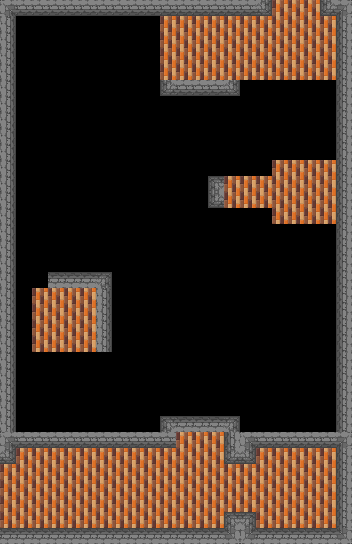

This game map was drawn from its Tiled (.tmx) file and the tilesets committed beside it. A one-line description and the trimmed map source follow:
An orthogonal 22x34 tile map with 16x16 px tiles, 3 tile layers (base, mid, top) and 27 objects (18x trap, 3x trigger, 2x entry, 2x exit, music, ...).

<map version="2017.05.26" orientation="orthogonal" renderorder="right-down" width="22" height="34" tilewidth="16" tileheight="16" nextobjectid="150">
 <tileset firstgid="1" name="tileset.png" tilewidth="16" tileheight="16" tilecount="128" columns="32">
  <image source="../images/tileset.png" width="512" height="64" />
 </tileset>
 <layer name="base" width="22" height="34">
  <properties>
   <property name="tileset" value="tileset.png" />
  </properties>
  <data>[748 cells, 748 non-empty, 14 distinct tile ids]</data>
 </layer>
 <layer name="mid" width="22" height="34">
  <properties>
   <property name="tileset" value="tileset.png" />
  </properties>
  <data>[748 cells, 12 non-empty, 6 distinct tile ids]</data>
 </layer>
 <layer name="top" width="22" height="34">
  <properties>
   <property name="tileset" value="tileset.png" />
  </properties>
  <data>[748 cells, 0 non-empty, 0 distinct tile ids]</data>
 </layer>
 <objectgroup name="objects">
  <object id="90" name="entry_bot" type="entry" x="32" y="488" width="16" height="16">
   <properties>
    <property name="entryid" value="1" />
   </properties>
  </object>
  <object id="96" name="exit_bot" type="exit" x="0" y="464" width="16" height="64">
   <properties>
    <property name="entryid" value="1" />
    <property name="target" value="arena_2.tmx" />
   </properties>
  </object>
  <object id="132" name="deactivate" type="trigger" x="288" y="176" width="32" height="32">
   <properties>
    <property name="action" value="disable" />
    <property name="target" value="bridge1" />
    <property name="type" value="trap" />
   </properties>
  </object>
  <object id="133" name="deactivate" type="trigger" x="48" y="304" width="32" height="32">
   <properties>
    <property name="action" value="disable" />
    <property name="target" value="bridge2" />
    <property name="type" value="trap" />
   </properties>
  </object>
  <object id="138" name="exit_top" type="exit" x="272" y="0" width="48" height="16">
   <properties>
    <property name="entryid" value="1" />
    <property name="target" value="puzzle_2.tmx" />
   </properties>
  </object>
  <object id="139" name="entry_bot" type="entry" x="288" y="36" width="16" height="16">
   <properties>
    <property name="entryid" value="2" />
   </properties>
  </object>
  <object id="140" name="activate" type="trigger" x="264" y="472" width="32" height="32">
   <properties>
    <property name="action" value="toggle" />
    <property name="target" value="bridge3" />
    <property name="type" value="trap" />
   </properties>
  </object>
  <object id="148" name="puzzle" type="music" x="0" y="0" width="16" height="16" />
 </objectgroup>
 <objectgroup color="#ff0000" name="traps">
  <object id="107" type="trap" x="16" y="80" width="160" height="192" />
  <object id="109" type="trap" x="16" y="384" width="160" height="48" />
  <object id="118" type="trap" x="16" y="288" width="16" height="96" />
  <object id="119" type="trap" x="144" y="272" width="32" height="32" />
  <object id="120" type="trap" x="144" y="336" width="32" height="48" />
  <object id="121" name="bridge1" type="trap" x="144" y="304" width="32" height="32" />
  <object id="127" type="trap" x="224" y="160" width="48" height="16" />
  <object id="129" type="trap" x="224" y="80" width="112" height="80" />
  <object id="130" type="trap" x="224" y="208" width="48" height="16" />
  <object id="131" type="trap" x="224" y="224" width="112" height="208" />
  <object id="134" name="bridge2" type="trap" x="176" y="80" width="48" height="96" />
  <object id="141" name="bridge3" type="trap" x="176" y="176" width="48" height="256" />
  <object id="143" name="bridge1" type="trap" x="112" y="288" width="32" height="96" />
  <object id="144" name="bridge1" type="trap" x="48" y="352" width="64" height="32" />
  <object id="145" type="trap" x="32" y="352" width="16" height="32" />
  <object id="146" type="trap" x="112" y="272" width="32" height="16" />
  <object id="147" type="trap" x="16" y="272" width="32" height="16" />
  <object id="149" type="trap" x="16" y="16" width="144" height="64" />
 </objectgroup>
 <objectgroup name="enemies">
  <object id="135" name="runner" type="shooter" x="176" y="480" width="16" height="16" />
 </objectgroup>
</map>
